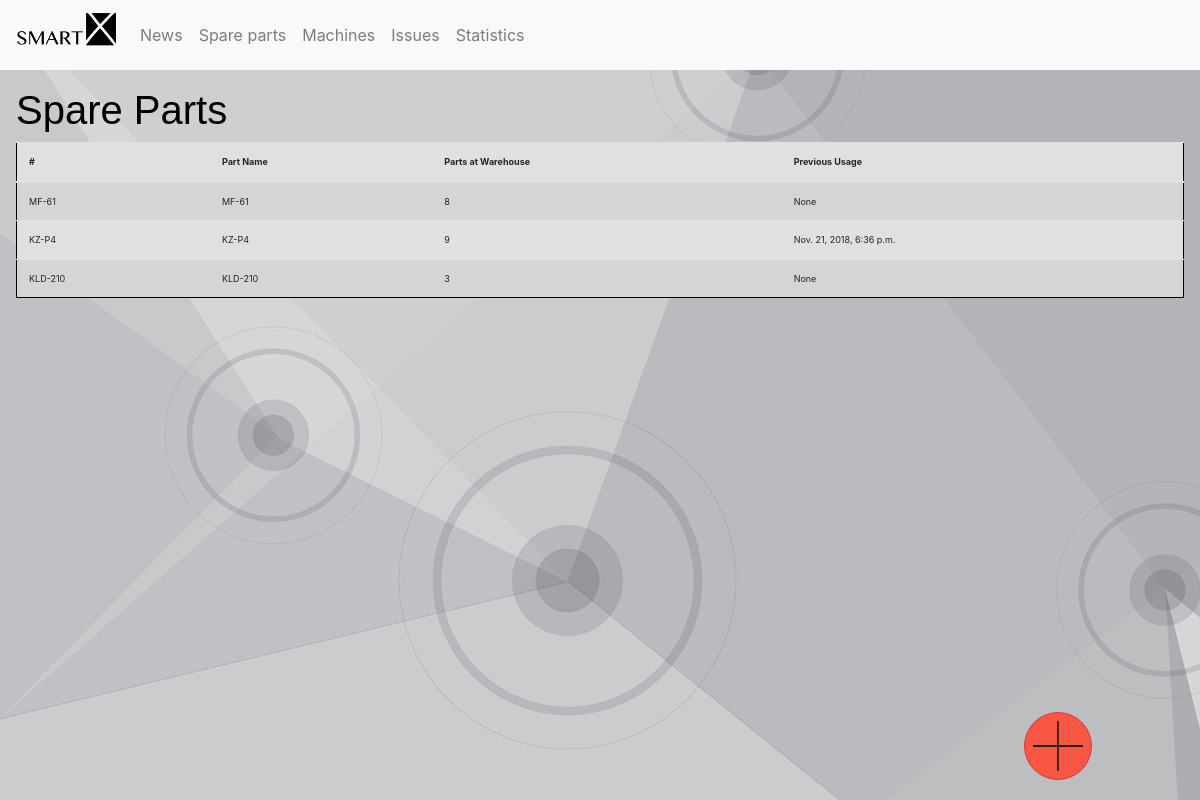
The app's page /spare_parts/, older data.
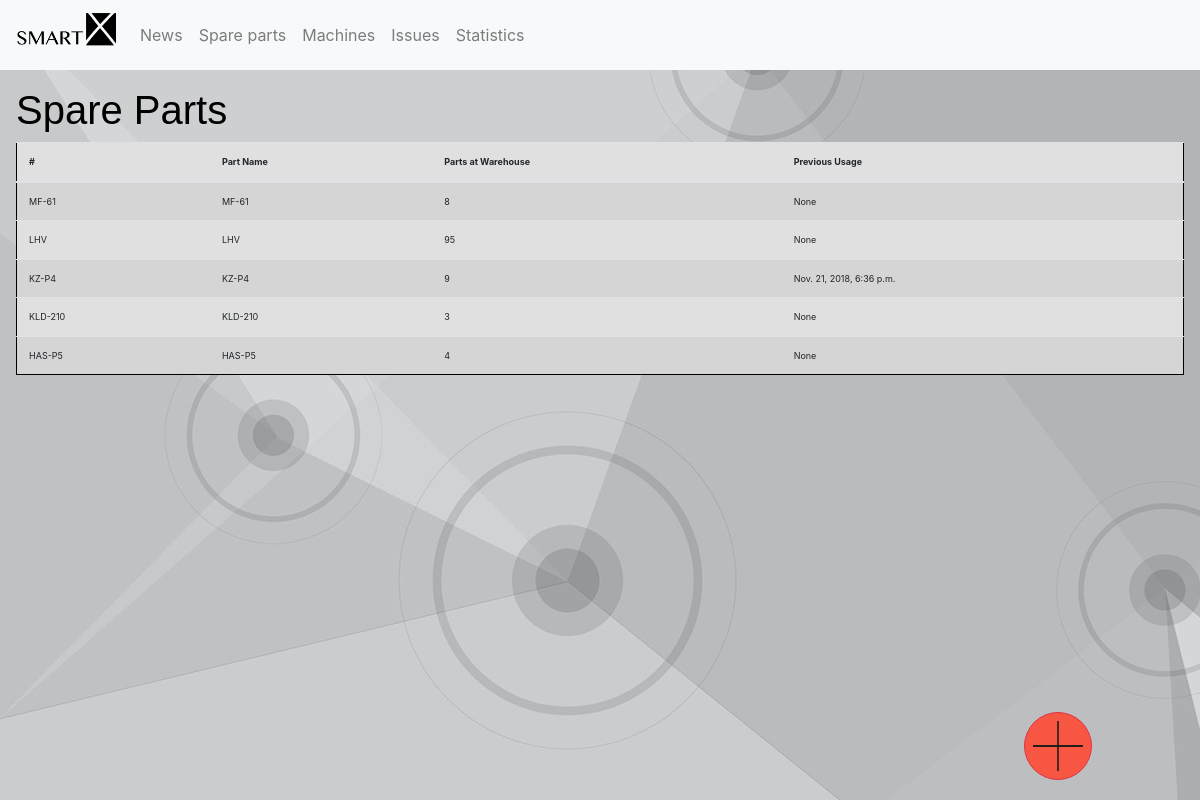
The same page, newer data.
### AHLSROM/models.py (models this page shows)
class SpareParts(models.Model):
    id = models.AutoField(primary_key=True)
    counter = models.IntegerField()
    name = models.CharField(max_length=60)
    date_usage = models.DateTimeField(blank=True,null=True)

### AHLSROM/views.py (the view)
# urls.py: url(r'^spare_parts/$', views.parts, name='parts'),
def parts(request):
    parts_list = SpareParts.objects.order_by('-name')
    context = {'parts_list': parts_list}
    return render(request, "parts.html",context)

### templates/parts.html
{% extends 'base.html' %}
{% block content %}
    <h1>Spare Parts</h1>
    {% if parts_list %}
        <table class="table fixed_header table-striped">
            <thead>
                <tr>
                    <th scope="col">#</th>
                    <th scope="col">Part Name</th>
                    <th scope="col">Parts at Warehouse</th>
                    <th scope="col">Previous Usage</th>
                </tr>
                </thead>
                <tbody class="data_table">
                {% for part in parts_list %}
                    <tr id="{{ part.id }}">
                        <td>{{ part.name }}</td>
                        <td>{{ part.name }}</td>
                        <td>{{ part.counter }}</td>
                        <td>{{ part.date_usage }}</td>
                    </tr>
                {% endfor %}
                </tbody>
        </table>
    {% else %}
        <div class="row w-100 p-3">
            <div align="middle" class="col-5">
                <p>No issues are available.</p>
            </div>
        </div>
    {% endif %}
        <div class="row justify-content-md-center button_right_fix fixed-bottom">
        <button id="add_button" type="button" align="center" class= "btn button1 btn-lg btn-outline-danger"><img width="50px" height="50px" src="../static/rwanda-plus-icon.png"></button>
    </div>
{% endblock %}

Row changes from the older to the newer data that the page shows:
added SpareParts: name "LHV", counter "95", date_usage "None"
added SpareParts: name "HAS-P5", counter "4", date_usage "None"
